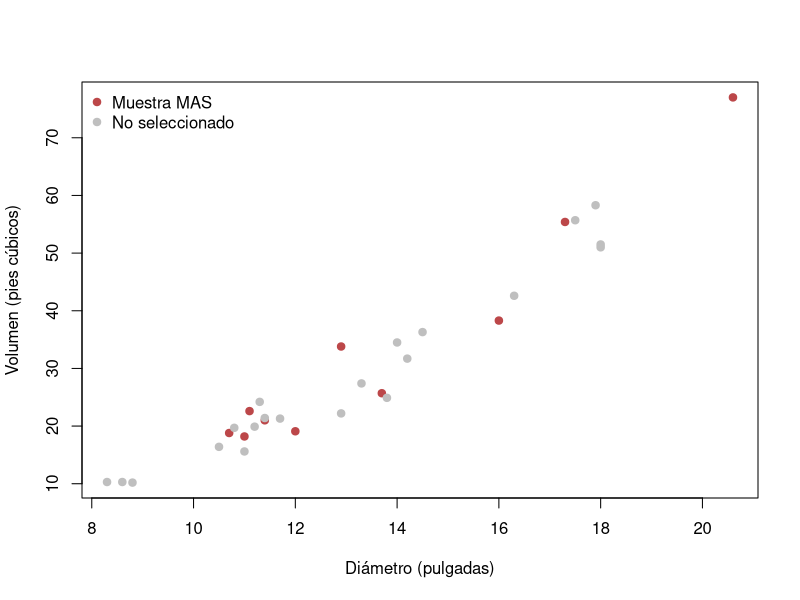
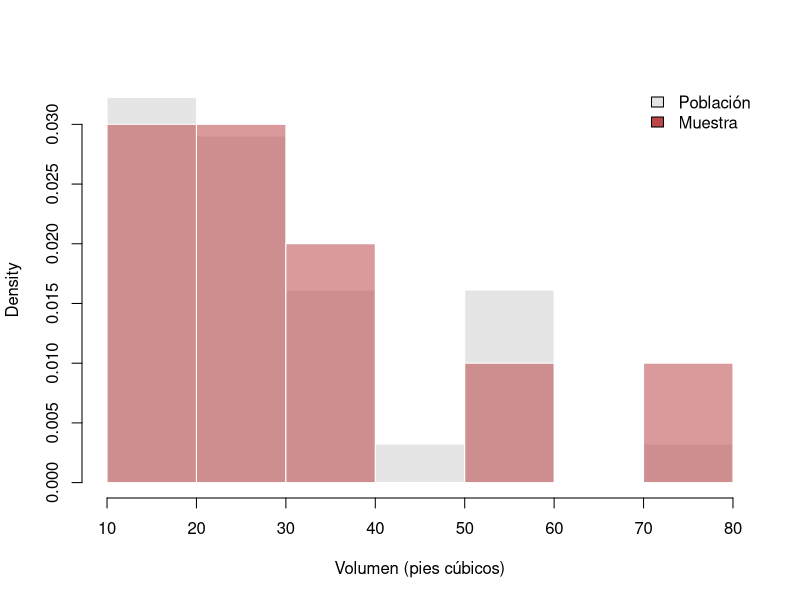
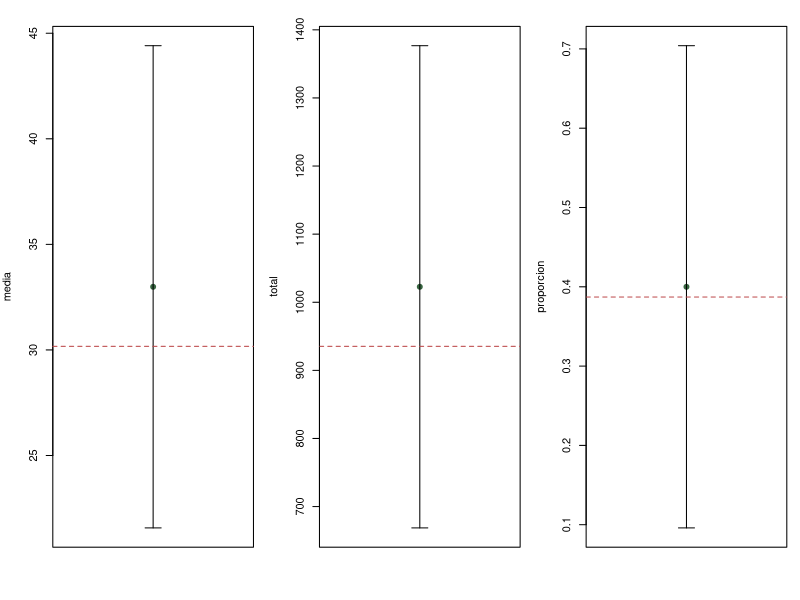
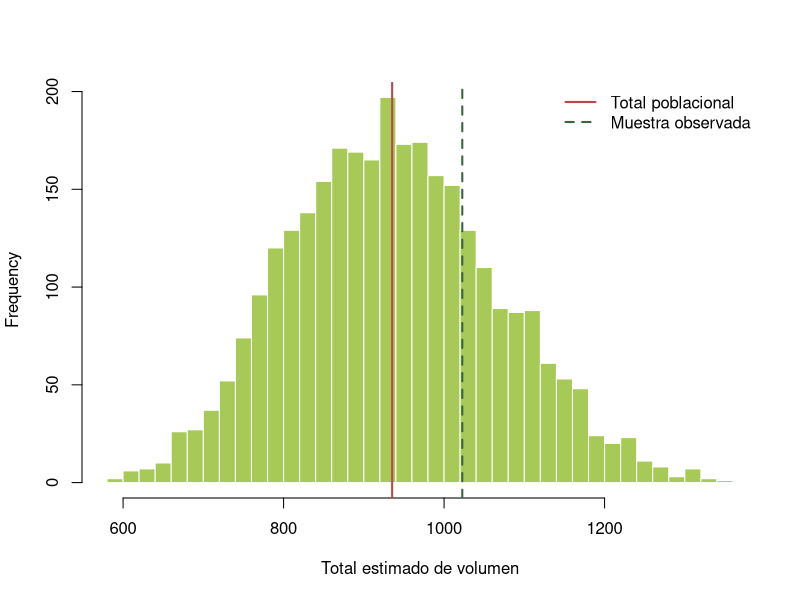
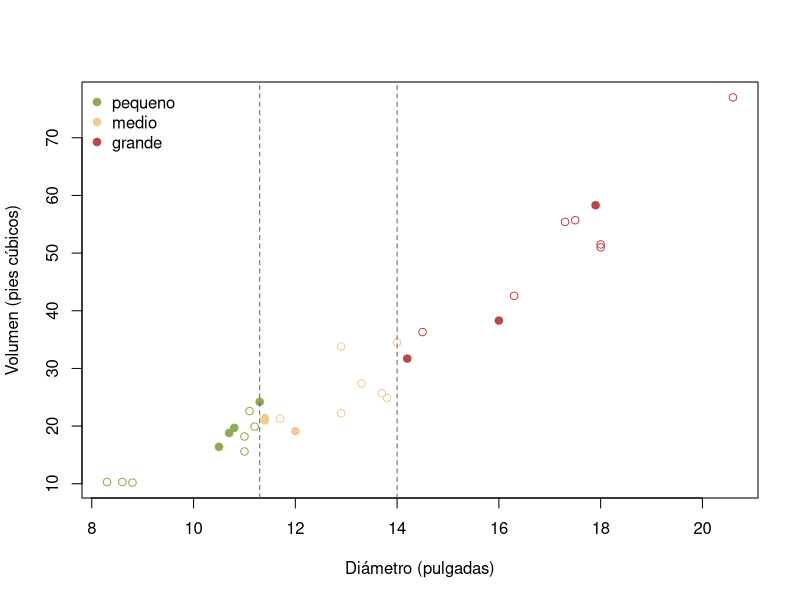
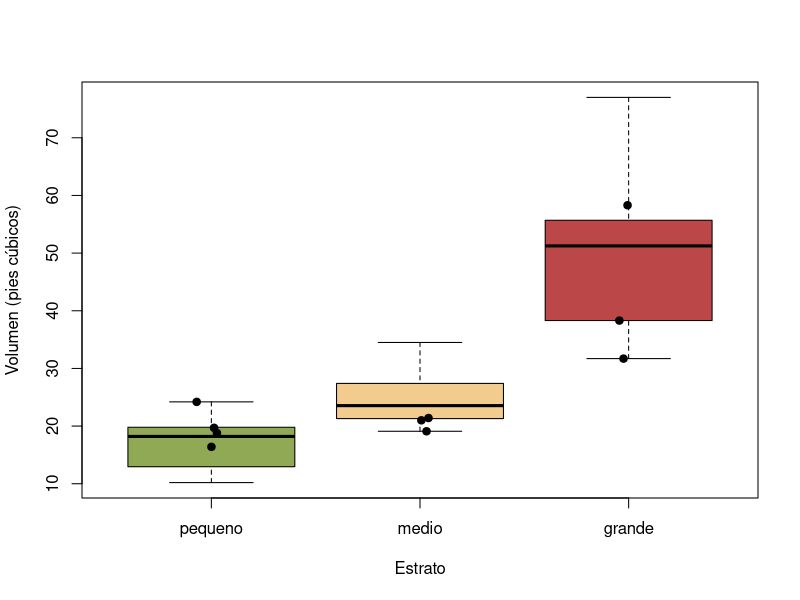
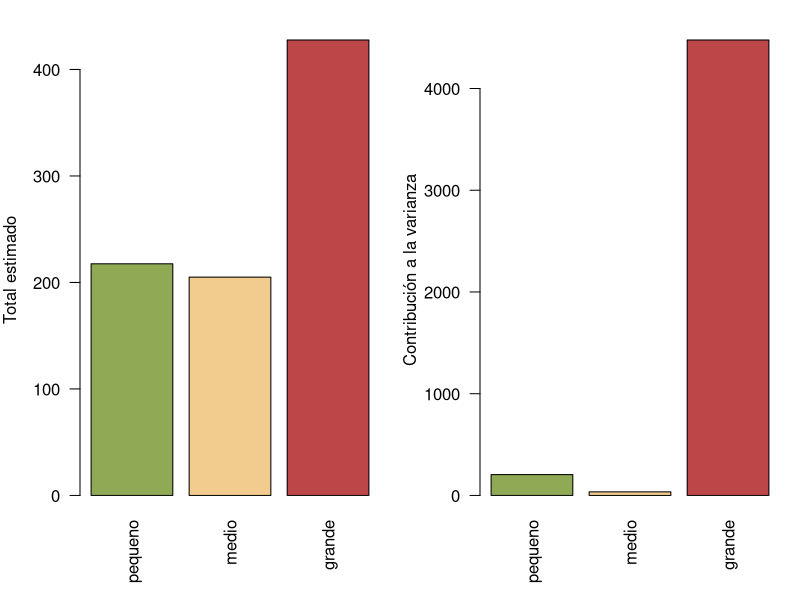
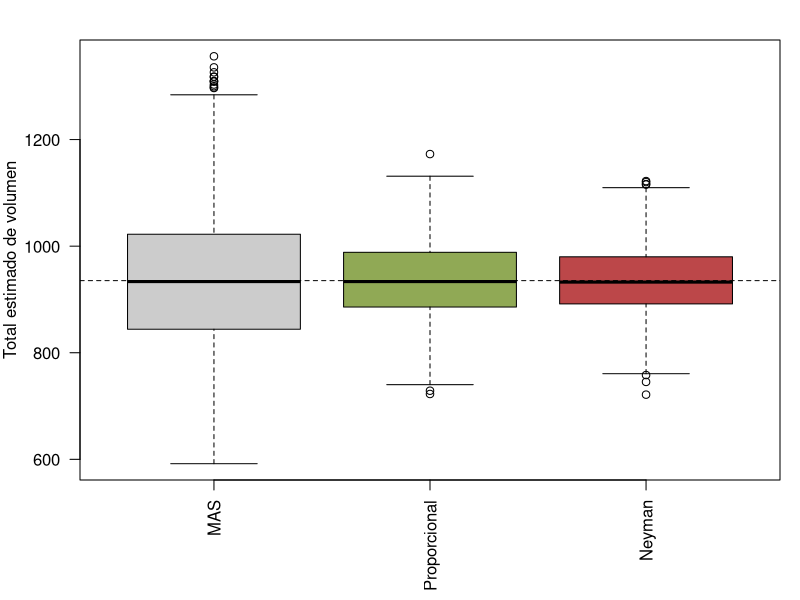

Recreate these plots in R, in order.
## ---- chunk 1
data(trees, package = "datasets")
U <- transform(trees, id = seq_len(nrow(trees)), grande = as.integer(Volume >= 30), x_aux = Girth^2 * Height)
N <- nrow(U)
n <- 10

# La DE poblacional describe la variabilidad entre unidades del marco. Se expresa
# con el divisor finito N-1: equivale a sd()*sqrt((N-1)/N) y no debe confundirse
# con el EE del estimador.
verdad_arboles <- c(media = mean(U$Volume), total = sum(U$Volume), proporcion = mean(U$grande), DE = sd(U$Volume) * sqrt((N - 1) / N))

data.frame(
  N = N,
  ids_unicos = length(unique(U$id)),
  faltantes = sum(is.na(U)),
  duplicados = sum(duplicated(trees)),
  valores_no_positivos = sum(U[c("Girth", "Height", "Volume")] <= 0),
  correlacion_auxiliar = cor(U$x_aux, U$Volume)
)
round(verdad_arboles, 3)
## ---- chunk 2
set.seed(2201)
ids_mas <- sample(U$id, n)
s_mas <- U[match(ids_mas, U$id), ]

est_mas <- c(
  media = mean(s_mas$Volume),
  total = N * mean(s_mas$Volume),
  proporcion = mean(s_mas$grande),
  DE = sd(s_mas$Volume)
)
se_mas <- c(
  media = sqrt((1 - n / N) * var(s_mas$Volume) / n),
  total = N * sqrt((1 - n / N) * var(s_mas$Volume) / n),
  proporcion = sqrt((1 - n / N) * var(s_mas$grande) / n)
)
t_mas <- qt(0.975, n - 1) # t de student (valor crítico) con n-1=9 grados de libertad
ic_mas <- cbind(
  LI = est_mas[c("media", "total", "proporcion")] - t_mas * se_mas,
  LS = est_mas[c("media", "total", "proporcion")] + t_mas * se_mas
)
ic_mas["proporcion", ] <- pmin(1, pmax(0, ic_mas["proporcion", ])) 

round(cbind(
  estimacion = est_mas[c("media", "total", "proporcion")],
  EE = se_mas,
  ic_mas
), 3)
round(est_mas["DE"], 3)
## ---- chunk 3
#| label: fig-mas-seleccion
#| fig-cap: "Población finita de árboles y muestra aleatoria simple seleccionada."
col_mas <- ifelse(U$id %in% ids_mas, "#bc4749", "grey75")
plot(U$Girth, U$Volume, pch = 19, col = col_mas,
     xlab = "Diámetro (pulgadas)", ylab = "Volumen (pies cúbicos)")
legend("topleft", c("Muestra MAS", "No seleccionado"), pch = 19,
       col = c("#bc4749", "grey75"), bty = "n")
## ---- chunk 4
#| label: fig-mas-distribucion
#| fig-cap: "Distribución del volumen en la población y en la muestra MAS."
breaks_v <- pretty(range(U$Volume), n = 7)
hist(U$Volume, breaks = breaks_v, freq = FALSE, col = "grey90",
     border = "white", xlab = "Volumen (pies cúbicos)", main = "")
hist(s_mas$Volume, breaks = breaks_v, freq = FALSE, add = TRUE,
     col = adjustcolor("#bc4749", 0.55), border = "white")
legend("topright", c("Población", "Muestra"), fill = c("grey90", "#bc4749"),
       bty = "n")
## ---- chunk 5
#| label: fig-mas-intervalos
#| fig-cap: "Estimaciones MAS e intervalos del 95% frente a los valores de la población finita."
op <- par(mfrow = c(1, 3), mar = c(4, 4, 2, 1))
for (j in seq_along(se_mas)) {
  nombre <- names(se_mas)[j]
  plot(1, est_mas[nombre], ylim = range(c(ic_mas[nombre, ],
       verdad_arboles[nombre])), xaxt = "n", xlab = "", ylab = nombre,
       pch = 19, col = "#386641")
  arrows(1, ic_mas[nombre, 1], 1, ic_mas[nombre, 2], angle = 90,
         code = 3, length = 0.08)
  abline(h = verdad_arboles[nombre], lty = 2, col = "#bc4749")
}
par(op)
## ---- chunk 6
set.seed(2202)
B <- 3000
rep_mas <- t(replicate(B, {
  z <- U[sample.int(N, n), ]
  est <- c(media = mean(z$Volume), total = N * mean(z$Volume),
           proporcion = mean(z$grande))
  se <- c(media = sqrt((1 - n / N) * var(z$Volume) / n),
          total = N * sqrt((1 - n / N) * var(z$Volume) / n),
          proporcion = sqrt((1 - n / N) * var(z$grande) / n))
  c(est,
    se_media = unname(se["media"]),
    se_total = unname(se["total"]),
    se_proporcion = unname(se["proporcion"]),
    cubre_media = unname(abs(est["media"] - verdad_arboles["media"]) <=
      t_mas * se["media"]),
    cubre_total = unname(abs(est["total"] - verdad_arboles["total"]) <=
      t_mas * se["total"]),
    cubre_proporcion = unname(abs(est["proporcion"] - verdad_arboles["proporcion"]) <=
      t_mas * se["proporcion"]))
}))

metricas_repeticion <- function(x, verdad) c(
  sesgo = mean(x - verdad),
  DE_empirica = sd(x),
  RMSE = sqrt(mean((x - verdad)^2))
)

# Cada repetición guarda también su error estándar y si su intervalo cubre el
# valor verdadero; así se suma el SE medio y la cobertura al diagnóstico.
metricas_repeticion_ic <- function(est, se, cubre, verdad) c(
  sesgo = mean(est - verdad),
  DE_empirica = sd(est),
  SE_medio = mean(se),
  RMSE = sqrt(mean((est - verdad)^2)),
  cobertura = mean(cubre)
)
rbind(
  media = metricas_repeticion_ic(rep_mas[, "media"], rep_mas[, "se_media"],
      rep_mas[, "cubre_media"], verdad_arboles["media"]),
  total = metricas_repeticion_ic(rep_mas[, "total"], rep_mas[, "se_total"],
      rep_mas[, "cubre_total"], verdad_arboles["total"]),
  proporcion = metricas_repeticion_ic(rep_mas[, "proporcion"],
      rep_mas[, "se_proporcion"], rep_mas[, "cubre_proporcion"],
      verdad_arboles["proporcion"])
)
## ---- chunk 7
#| label: fig-mas-repeticion
#| fig-cap: "Distribución del total estimado al repetir el MAS 3000 veces."
hist(rep_mas[, "total"], breaks = 30, col = "#a7c957", border = "white",
     xlab = "Total estimado de volumen", main = "")
abline(v = verdad_arboles["total"], col = "#bc4749", lwd = 2)
abline(v = est_mas["total"], col = "#386641", lwd = 2, lty = 2)
legend("topright", c("Total poblacional", "Muestra observada"),
       col = c("#bc4749", "#386641"), lty = c(1, 2), lwd = 2, bty = "n")
## ---- chunk 8
n_grid <- c(5, 8, 10, 15, 20, 25)
precision_mas <- data.frame(
  n = n_grid,
  EE_media = sqrt((1 - n_grid / N) * var(U$Volume) / n_grid)
)
precision_mas$semiamplitud_95 <- qt(0.975, precision_mas$n - 1) *
  precision_mas$EE_media
precision_mas
## ---- chunk 9
cortes <- c(8.3, 11.3, 14.0, 20.6)
U$estrato <- cut(U$Girth, cortes, include.lowest = TRUE,
                 labels = c("pequeno", "medio", "grande"))
Nh <- table(U$estrato)
n_total <- 10

asignar_enteros <- function(pesos, n_total, minimo = 2) {
  a <- rep(minimo, length(pesos)); names(a) <- names(pesos)
  faltan <- n_total - sum(a)
  if (faltan > 0) {
    cuota <- faltan * pesos / sum(pesos)
    a <- a + floor(cuota)
    resto <- n_total - sum(a)
    if (resto > 0) {
      fraccion <- cuota - floor(cuota)
      idx <- order(fraccion, decreasing = TRUE)[seq_len(resto)]
      a[idx] <- a[idx] + 1
    }
  }
  a
}

# Asignación proporcional: n_h ≈ n·N_h/N
nh <- asignar_enteros(as.numeric(Nh), n_total)
names(nh) <- names(Nh)
# Asignación de Neyman: n_h ∝ N_h·S_h (referencia; exigiría S_h previa)
S_h <- tapply(U$Volume, U$estrato, sd)
nh_neyman <- asignar_enteros(as.numeric(Nh) * S_h, n_total)
names(nh_neyman) <- names(Nh)
round(rbind(proporcional = nh, Neyman_referencia = nh_neyman, poblacion = Nh), 0)

set.seed(2203)
ids_st <- unlist(lapply(names(nh), function(h) {
  sample(U$id[U$estrato == h], nh[h])
}))
s_st <- U[match(ids_st, U$id), ]
table(poblacion = U$estrato)
table(muestra = s_st$estrato)
## ---- chunk 10
estimar_st <- function(datos, variable, Nh, nh) {
  por_h <- lapply(names(nh), function(h) {
    z <- datos[as.character(datos$estrato) == h, variable]
    N_h <- unname(Nh[h])
    n_h <- unname(nh[h])
    c(total = N_h * mean(z),
      var_total = N_h^2 * (1 - n_h / N_h) * var(z) / n_h)
  })
  por_h <- do.call(rbind, por_h)
  c(total = sum(por_h[, "total"]), var_total = sum(por_h[, "var_total"]))
}

st_y <- estimar_st(s_st, "Volume", Nh, nh)
st_y2 <- estimar_st(transform(s_st, Volume2 = Volume^2), "Volume2", Nh, nh)
st_p <- estimar_st(s_st, "grande", Nh, nh)
S2_st <- (st_y2["total"] -
            (st_y["total"]^2 - st_y["var_total"]) / N) / (N - 1)

est_st <- c(media = unname(st_y["total"] / N),
            total = unname(st_y["total"]),
            proporcion = unname(st_p["total"] / N),
            DE = sqrt(max(0, S2_st)))
se_st <- c(media = unname(sqrt(st_y["var_total"]) / N),
           total = unname(sqrt(st_y["var_total"])),
           proporcion = unname(sqrt(st_p["var_total"]) / N))
t_st <- qt(0.975, n - length(nh))
ic_st <- cbind(LI = est_st[names(se_st)] - t_st * se_st,
               LS = est_st[names(se_st)] + t_st * se_st)
ic_st["proporcion", ] <- pmin(1, pmax(0, ic_st["proporcion", ]))
round(cbind(estimacion = est_st[names(se_st)], EE = se_st, ic_st), 3)
round(est_st["DE"], 3)
## ---- chunk 11
#| label: fig-st-estratos
#| fig-cap: "Estratos de diámetro definidos en el marco y árboles seleccionados dentro de cada estrato."
cols_h <- c(pequeno = "#90a955", medio = "#f2cc8f", grande = "#bc4749")
plot(U$Girth, U$Volume, pch = ifelse(U$id %in% ids_st, 19, 1),
     col = cols_h[as.character(U$estrato)],
     xlab = "Diámetro (pulgadas)", ylab = "Volumen (pies cúbicos)")
abline(v = cortes[2:3], lty = 2, col = "grey40")
legend("topleft", names(cols_h), col = cols_h, pch = 19, bty = "n")
## ---- chunk 12
#| label: fig-st-distribucion
#| fig-cap: "Volumen poblacional por estrato y valores observados en la muestra."
boxplot(Volume ~ estrato, data = U, col = unname(cols_h),
        xlab = "Estrato", ylab = "Volumen (pies cúbicos)")
stripchart(Volume ~ estrato, data = s_st, vertical = TRUE, add = TRUE,
           pch = 19, col = "black", method = "jitter")
## ---- chunk 13
#| label: fig-st-componentes
#| fig-cap: "Contribución estimada de cada estrato al total y a la varianza del total."
componentes_st <- do.call(rbind, lapply(names(nh), function(h) {
  z <- s_st[as.character(s_st$estrato) == h, ]
  N_h <- unname(Nh[h]); n_h <- unname(nh[h])
  data.frame(estrato = h,
             total = N_h * mean(z$Volume),
             varianza = N_h^2 * (1 - n_h / N_h) * var(z$Volume) / n_h)
}))
op <- par(mfrow = c(1, 2), mar = c(5, 4, 2, 1))
barplot(componentes_st$total, names.arg = componentes_st$estrato,
        col = cols_h[componentes_st$estrato], las = 2, ylab = "Total estimado")
barplot(componentes_st$varianza, names.arg = componentes_st$estrato,
        col = cols_h[componentes_st$estrato], las = 2,
        ylab = "Contribución a la varianza")
par(op)
## ---- chunk 14
nh_prop <- asignar_enteros(as.numeric(Nh), n); names(nh_prop) <- names(Nh)
S_h_censal <- tapply(U$Volume, U$estrato, sd)
nh_neyman <- asignar_enteros(as.numeric(Nh) * S_h_censal, n)
names(nh_neyman) <- names(Nh)
rbind(proporcional = nh_prop, Neyman_retrospectiva = nh_neyman)

una_st <- function(nh_local) {
  ids <- unlist(lapply(names(nh_local), function(h) {
    sample(U$id[U$estrato == h], nh_local[h])
  }))
  z <- U[match(ids, U$id), ]
  estimar_st(z, "Volume", Nh, nh_local)["total"]
}

set.seed(2204)
rep_st <- cbind(
  proporcional = replicate(B, una_st(nh_prop)),
  Neyman = replicate(B, una_st(nh_neyman))
)
metricas_st <- rbind(
  MAS = metricas_repeticion(rep_mas[, "total"], verdad_arboles["total"]),
  proporcional = metricas_repeticion(rep_st[, "proporcional"],
                                     verdad_arboles["total"]),
  Neyman_retrospectiva = metricas_repeticion(rep_st[, "Neyman"],
                                             verdad_arboles["total"])
)
round(metricas_st, 3)
## ---- chunk 15
#| label: fig-st-repeticion
#| fig-cap: "Distribuciones del total estimado con MAS y dos asignaciones estratificadas."
op_fig <- par(mar = c(6, 4, 2, 1))
boxplot(list(MAS = rep_mas[, "total"],
             proporcional = rep_st[, "proporcional"],
             Neyman = rep_st[, "Neyman"]),
        col = c("grey80", "#90a955", "#bc4749"),
        ylab = "Total estimado de volumen", las = 2, cex.names = 0.9,
        names = c("MAS", "Proporcional", "Neyman"))
abline(h = verdad_arboles["total"], lty = 2)
par(op_fig)
## ---- chunk 16
Uo <- U[order(U$Girth, U$id), ]
seleccion_sistematica <- function(arranque, n = 10, N = nrow(Uo)) {
  desplazamientos <- floor((0:(n - 1)) * N / n)
  ((arranque - 1 + desplazamientos) %% N) + 1
}

set.seed(2205)
arranque <- sample.int(N, 1)
pos_sys <- seleccion_sistematica(arranque, n, N)
s_sys <- Uo[pos_sys, ]
est_sys <- c(
  media = mean(s_sys$Volume),
  total = N * mean(s_sys$Volume),
  proporcion = mean(s_sys$grande),
  DE = sd(s_sys$Volume)
)
c(arranque = arranque, ids = paste(s_sys$id, collapse = ", "))
round(est_sys, 3)
## ---- chunk 17
#| label: fig-sys-secuencia
#| fig-cap: "Volumen en el marco ordenado por diámetro y posiciones de la secuencia sistemática."
plot(seq_len(N), Uo$Volume, type = "b", pch = 1, col = "grey55",
     xlab = "Posición en el marco ordenado", ylab = "Volumen (pies cúbicos)")
points(pos_sys, Uo$Volume[pos_sys], pch = 19, col = "#bc4749", cex = 1.2)
## ---- chunk 18
#| label: fig-sys-cobertura
#| fig-cap: "Posiciones cubiertas por la muestra sistemática y por la realización MAS en el mismo orden."
pos_mas_orden <- match(ids_mas, Uo$id)
par(mar = c(5, 6, 2, 1))
plot(c(1, N), c(0.7, 2.3), type = "n", yaxt = "n",
     xlab = "Posición en el marco", ylab = "Diseño", cex.lab = 1.1)
axis(2, at = c(1, 2), labels = c("MAS", "Sistemático"), las = 1, cex.axis = 0.95)
points(pos_mas_orden, rep(1, n), pch = 19, col = "grey35")
points(pos_sys, rep(2, n), pch = 19, col = "#386641")
segments(pos_sys, 1.85, pos_sys, 2.15, col = adjustcolor("#386641", 0.45))
## ---- chunk 19
todos_sys <- t(vapply(seq_len(N), function(a) {
  z <- Uo[seleccion_sistematica(a, n, N), ]
  c(media = mean(z$Volume), total = N * mean(z$Volume),
    proporcion = mean(z$grande))
}, numeric(3)))
de_diseno_exacta <- function(x) sqrt(mean((x - mean(x))^2))
se_sys_diseno <- apply(todos_sys, 2, de_diseno_exacta)
ic_sys_referencia <- cbind(
  LI = est_sys[names(se_sys_diseno)] - 1.96 * se_sys_diseno,
  LS = est_sys[names(se_sys_diseno)] + 1.96 * se_sys_diseno
)
ic_sys_referencia["proporcion", ] <- pmin(1,
  pmax(0, ic_sys_referencia["proporcion", ]))
round(cbind(estimacion = est_sys[names(se_sys_diseno)],
            EE_diseno = se_sys_diseno, ic_sys_referencia), 3)

# Sin enumerar arranques, la única manera operativa de declarar la incertidumbre
# desde una sola secuencia es tratarla como un MAS: N*sqrt((1-n/N)*s^2/n).
se_sys_declarado <- N * sqrt((1 - n / N) * var(s_sys$Volume) / n)
c(EE_declarado_como_MAS = se_sys_declarado)
## ---- chunk 20
#| label: fig-sys-arranques
#| fig-cap: "Total estimado para cada arranque sistemático posible."
plot(seq_len(N), todos_sys[, "total"], type = "h", lwd = 3,
     col = "#6a994e", xlab = "Arranque", ylab = "Total estimado")
points(arranque, est_sys["total"], pch = 19, col = "#bc4749", cex = 1.3)
abline(h = verdad_arboles["total"], lty = 2)
## ---- chunk 21
ordenes <- list(
  diametro = order(U$Girth, U$id),
  original = seq_len(N),
  volumen_retrospectivo = order(U$Volume, U$id)
)
sens_orden <- do.call(rbind, lapply(names(ordenes), function(nombre) {
  z <- U[ordenes[[nombre]], ]
  est <- vapply(seq_len(N), function(a) {
    N * mean(z$Volume[seleccion_sistematica(a, n, N)])
  }, 0.0)
  data.frame(orden = nombre,
             sesgo = mean(est - verdad_arboles["total"]),
             DE = de_diseno_exacta(est),
             RMSE = sqrt(mean((est - verdad_arboles["total"])^2)))
}))
sens_orden[-1] <- lapply(sens_orden[-1], round, 3)
sens_orden
## ---- chunk 22
#| label: fig-sys-orden
#| fig-cap: "RMSE del total sistemático bajo tres órdenes del marco."
etiquetas_orden <- c(diametro = "diámetro", original = "original",
                     volumen_retrospectivo = "vol. retr.")
par(mar = c(6, 5, 2, 1))
barplot(setNames(sens_orden$RMSE, etiquetas_orden[sens_orden$orden]),
        las = 1, cex.names = 0.9, cex.axis = 0.9, cex.lab = 1.1,
        col = c("#6a994e", "grey70", "#bc4749"), ylab = "RMSE")
## ---- chunk 23
data(BCI, BCI.env, package = "vegan")
Y_bci <- as.matrix(BCI)
marco_bci <- BCI.env
marco_bci$id <- seq_len(nrow(marco_bci))
marco_bci$x <- as.integer((marco_bci$UTM.EW - min(marco_bci$UTM.EW)) / 100 + 1)
marco_bci$y <- as.integer((marco_bci$UTM.NS - min(marco_bci$UTM.NS)) / 100 + 1)
marco_bci$conglomerado <- marco_bci$x
marco_bci$tallos <- rowSums(Y_bci)
marco_bci$riqueza <- vegan::specnumber(Y_bci)
marco_bci$riqueza_alta <- as.integer(marco_bci$riqueza >= 95)

M <- length(unique(marco_bci$conglomerado))
L <- as.integer(table(marco_bci$conglomerado)[1])
N_bci <- nrow(marco_bci)
m <- 4
l <- 3

data.frame(
  hectareas = N_bci,
  conglomerados = M,
  hectareas_por_conglomerado = L,
  faltantes = sum(is.na(cbind(Y_bci, marco_bci[c("x", "y")]))),
  coordenadas_duplicadas = sum(duplicated(marco_bci[c("x", "y")]))
)
## ---- chunk 24
set.seed(2206)
clusters_s <- sort(sample(seq_len(M), m))
s_cluster <- marco_bci[marco_bci$conglomerado %in% clusters_s, ]

estimar_cluster <- function(datos, variable, M, m, N_total) {
  totales <- tapply(datos[[variable]], datos$conglomerado, sum)
  est_total <- M / m * sum(totales)
  var_total <- M^2 * (1 - m / M) * var(totales) / m
  c(total = est_total, var_total = var_total, media = est_total / N_total,
    EE_media = sqrt(var_total) / N_total)
}

cl_y <- estimar_cluster(s_cluster, "tallos", M, m, N_bci)
cl_y2 <- estimar_cluster(transform(s_cluster, tallos2 = tallos^2),
                         "tallos2", M, m, N_bci)
cl_p <- estimar_cluster(s_cluster, "riqueza_alta", M, m, N_bci)
S2_cl <- (cl_y2["total"] - (cl_y["total"]^2 - cl_y["var_total"]) / N_bci) /
  (N_bci - 1)
t_cl <- qt(0.975, m - 1)
res_cl <- rbind(
  media_tallos = c(estimacion = unname(cl_y["media"]),
                   EE = unname(cl_y["EE_media"])),
  total_tallos = c(estimacion = unname(cl_y["total"]),
                   EE = unname(sqrt(cl_y["var_total"]))),
  proporcion_riqueza_alta = c(estimacion = unname(cl_p["media"]),
                              EE = unname(cl_p["EE_media"]))
)
res_cl <- cbind(res_cl, LI = res_cl[, "estimacion"] - t_cl * res_cl[, "EE"],
                LS = res_cl[, "estimacion"] + t_cl * res_cl[, "EE"])
res_cl["proporcion_riqueza_alta", c("LI", "LS")] <- pmin(1, pmax(0,
  res_cl["proporcion_riqueza_alta", c("LI", "LS")]))
round(res_cl, 3)
c(DE_tallos = sqrt(max(0, S2_cl)), conglomerados = paste(clusters_s, collapse = ","))
## ---- chunk 25
set.seed(2207)
ids_2e <- unlist(lapply(clusters_s, function(h) {
  sample(marco_bci$id[marco_bci$conglomerado == h], l)
}))
s_2e <- marco_bci[match(ids_2e, marco_bci$id), ]

estimar_2e <- function(datos, variable, M, m, L, l, N_total) {
  por_h <- lapply(split(datos[[variable]], datos$conglomerado), function(z) {
    c(total_h = L * mean(z),
      var_h = L^2 * (1 - l / L) * var(z) / l)
  })
  por_h <- do.call(rbind, por_h)
  total <- M / m * sum(por_h[, "total_h"])
  var_total <- M^2 * (1 - m / M) * var(por_h[, "total_h"]) / m +
    M / m * sum(por_h[, "var_h"])
  c(total = total, var_total = var_total, media = total / N_total,
    EE_media = sqrt(var_total) / N_total)
}

e2_y <- estimar_2e(s_2e, "tallos", M, m, L, l, N_bci)
e2_y2 <- estimar_2e(transform(s_2e, tallos2 = tallos^2), "tallos2",
                    M, m, L, l, N_bci)
e2_p <- estimar_2e(s_2e, "riqueza_alta", M, m, L, l, N_bci)
S2_2e <- (e2_y2["total"] - (e2_y["total"]^2 - e2_y["var_total"]) / N_bci) /
  (N_bci - 1)
res_2e <- rbind(
  media_tallos = c(estimacion = unname(e2_y["media"]),
                   EE = unname(e2_y["EE_media"])),
  total_tallos = c(estimacion = unname(e2_y["total"]),
                   EE = unname(sqrt(e2_y["var_total"]))),
  proporcion_riqueza_alta = c(estimacion = unname(e2_p["media"]),
                              EE = unname(e2_p["EE_media"]))
)
res_2e <- cbind(res_2e, LI = res_2e[, "estimacion"] - t_cl * res_2e[, "EE"],
                LS = res_2e[, "estimacion"] + t_cl * res_2e[, "EE"])
res_2e["proporcion_riqueza_alta", c("LI", "LS")] <- pmin(1, pmax(0,
  res_2e["proporcion_riqueza_alta", c("LI", "LS")]))
round(res_2e, 3)
c(DE_tallos = sqrt(max(0, S2_2e)), hectareas_observadas = nrow(s_2e))
## ---- chunk 26
#| label: fig-cl-mapa
#| fig-cap: "Conglomerados de cinco hectáreas, franjas seleccionadas y submuestra de segunda etapa."
cols_cluster <- ifelse(marco_bci$conglomerado %in% clusters_s, "#a7c957", "grey88")
plot(marco_bci$x, marco_bci$y, type = "n", asp = 1,
     xlab = "Este (centenas de m)", ylab = "Norte (centenas de m)")
rect(marco_bci$x - 0.45, marco_bci$y - 0.45,
     marco_bci$x + 0.45, marco_bci$y + 0.45,
     col = cols_cluster, border = "white")
points(s_2e$x, s_2e$y, pch = 19, col = "#bc4749", cex = 1.1)
legend("bottomleft", c("No seleccionada", "UP seleccionada", "Segunda etapa"),
       pch = c(15, 15, 19), pt.cex = c(2, 2, 1),
       col = c("grey80", "#a7c957", "#bc4749"), bty = "n", cex = 0.8)
## ---- chunk 27
#| label: fig-cl-totales
#| fig-cap: "Totales censales de tallos por conglomerado y franjas seleccionadas."
totales_cluster <- tapply(marco_bci$tallos, marco_bci$conglomerado, sum)
barplot(totales_cluster, col = ifelse(seq_len(M) %in% clusters_s,
        "#6a994e", "grey80"), xlab = "Conglomerado", ylab = "Total de tallos")
## ---- chunk 28
#| label: fig-cl-variacion
#| fig-cap: "Distribución de tallos por hectárea dentro de cada conglomerado."
boxplot(tallos ~ conglomerado, data = marco_bci,
        col = ifelse(seq_len(M) %in% clusters_s, "#a7c957", "grey90"),
        xlab = "Conglomerado", ylab = "Tallos por hectárea")
stripchart(tallos ~ conglomerado, data = marco_bci, vertical = TRUE,
           method = "jitter", add = TRUE, pch = 16, cex = 0.55, col = "grey30")
## ---- chunk 29
medias_cluster <- tapply(marco_bci$tallos, marco_bci$conglomerado, mean)
MS_entre <- L * var(medias_cluster)
MS_dentro <- mean(tapply(marco_bci$tallos, marco_bci$conglomerado, var))
rho <- (MS_entre - MS_dentro) / (MS_entre + (L - 1) * MS_dentro)
DEFF <- 1 + (L - 1) * rho
c(ICC = rho, DEFF_aproximado = DEFF,
  n_efectivo_aproximado_20 = 20 / DEFF)
## ---- chunk 30
una_cluster <- function() {
  hs <- sample(seq_len(M), m)
  z <- marco_bci[marco_bci$conglomerado %in% hs, ]
  estimar_cluster(z, "tallos", M, m, N_bci)["media"]
}
una_2e <- function() {
  hs <- sample(seq_len(M), m)
  ids <- unlist(lapply(hs, function(h) {
    sample(marco_bci$id[marco_bci$conglomerado == h], l)
  }))
  z <- marco_bci[match(ids, marco_bci$id), ]
  estimar_2e(z, "tallos", M, m, L, l, N_bci)["media"]
}

set.seed(2208)
B_bci <- 2000
rep_bci <- cbind(
  MAS_20 = replicate(B_bci, mean(sample(marco_bci$tallos, 20))),
  conglomerados_20 = replicate(B_bci, una_cluster()),
  MAS_12 = replicate(B_bci, mean(sample(marco_bci$tallos, 12))),
  dos_etapas_12 = replicate(B_bci, una_2e())
)
verdad_bci <- mean(marco_bci$tallos)
round(t(vapply(as.data.frame(rep_bci), metricas_repeticion,
               numeric(3), verdad = verdad_bci)), 3)

# DEFF empírico: cuánto más varía el diseño de conglomerados que un MAS del
# mismo esfuerzo. Se compara con el predicho por la ICC (DEFF, calculado antes).
DEFF_empirico <- var(rep_bci[, "conglomerados_20"]) / var(rep_bci[, "MAS_20"])
c(DEFF_predicho = as.numeric(DEFF), DEFF_empirico = DEFF_empirico)
## ---- chunk 31
#| label: fig-cl-repeticion
#| fig-cap: "Distribuciones de la media de tallos bajo MAS, conglomerados y dos etapas."
par(mar = c(9, 5, 2, 1))
boxplot(as.data.frame(rep_bci), col = c("grey80", "#6a994e", "grey65", "#bc4749"),
        las = 2, cex.names = 0.85, cex.axis = 0.9, cex.lab = 1.1,
        ylab = "Media estimada de tallos por hectárea")
abline(h = verdad_bci, lty = 2)
## ---- chunk 32
X_aux <- sum(U$x_aux)
Rhat <- sum(s_mas$Volume) / sum(s_mas$x_aux)
Y_razon <- Rhat * X_aux
e_razon <- s_mas$Volume - Rhat * s_mas$x_aux
SE_razon <- N * sqrt((1 - n / N) * var(e_razon) / n)
IC_razon <- Y_razon + c(-1, 1) * t_mas * SE_razon

b_reg <- cov(s_mas$x_aux, s_mas$Volume) / var(s_mas$x_aux)
Y_reg <- N * (mean(s_mas$Volume) +
  b_reg * (mean(U$x_aux) - mean(s_mas$x_aux)))
e_reg <- s_mas$Volume - (coef(lm(Volume ~ x_aux, data = s_mas))[1] +
  b_reg * s_mas$x_aux)
SE_reg <- N * sqrt((1 - n / N) * var(e_reg) / n)

round(rbind(
  MAS = c(total = unname(est_mas["total"]), EE = unname(se_mas["total"]),
          LI = ic_mas["total", "LI"], LS = ic_mas["total", "LS"]),
  razon = c(total = Y_razon, EE = SE_razon, LI = IC_razon[1], LS = IC_razon[2]),
  regresion = c(total = Y_reg, EE = SE_reg,
                LI = Y_reg - t_mas * SE_reg, LS = Y_reg + t_mas * SE_reg)
), 2)
## ---- chunk 33
#| label: fig-razon-relacion
#| fig-cap: "Volumen y auxiliar geométrico con ajustes de razón y regresión en la muestra MAS."
plot(U$x_aux, U$Volume, pch = 1, col = "grey55",
     xlab = expression(Diametro^2 %*% altura), ylab = "Volumen (pies cúbicos)")
points(s_mas$x_aux, s_mas$Volume, pch = 19, col = "#bc4749")
abline(a = 0, b = Rhat, col = "#386641", lwd = 2)
abline(lm(Volume ~ x_aux, data = s_mas), col = "#457b9d", lwd = 2, lty = 2)
legend("topleft", c("Razón", "Regresión"), col = c("#386641", "#457b9d"),
       lty = c(1, 2), lwd = 2, bty = "n")
## ---- chunk 34
#| label: fig-razon-residuos
#| fig-cap: "Residuos del estimador de razón frente al auxiliar."
plot(s_mas$x_aux, e_razon, pch = 19, col = "#386641",
     xlab = expression(Diametro^2 %*% altura), ylab = "Residuo de razón")
abline(h = 0, lty = 2)
lines(lowess(s_mas$x_aux, e_razon), col = "#bc4749", lwd = 2)
## ---- chunk 35
set.seed(2209)
rep_aux <- t(replicate(B, {
  z <- U[sample.int(N, n), ]
  r <- sum(z$Volume) / sum(z$x_aux)
  b <- cov(z$x_aux, z$Volume) / var(z$x_aux)
  c(MAS = N * mean(z$Volume),
    razon = r * X_aux,
    regresion = N * (mean(z$Volume) + b * (mean(U$x_aux) - mean(z$x_aux))))
}))
metricas_aux <- t(vapply(as.data.frame(rep_aux), metricas_repeticion,
                         numeric(3), verdad = verdad_arboles["total"]))
round(metricas_aux, 3)
## ---- chunk 36
#| label: fig-razon-repeticion
#| fig-cap: "Distribuciones del total estimado mediante MAS, razón y regresión."
boxplot(as.data.frame(rep_aux), col = c("grey80", "#6a994e", "#457b9d"),
        ylab = "Total estimado de volumen")
abline(h = verdad_arboles["total"], lty = 2)
## ---- chunk 37
#| label: fig-razon-metricas
#| fig-cap: "Sesgo absoluto y RMSE de los estimadores evaluados por repetición."
op <- par(mfrow = c(1, 2), mar = c(5, 4, 2, 1))
barplot(abs(metricas_aux[, "sesgo"]), names.arg = rownames(metricas_aux),
        col = "#bc4749", las = 2, ylab = "Sesgo absoluto")
barplot(metricas_aux[, "RMSE"], names.arg = rownames(metricas_aux),
        col = "#386641", las = 2, ylab = "RMSE")
par(op)
## ---- chunk 38
comparacion_arboles <- rbind(
  MAS = c(estimacion = unname(est_mas["total"]),
          EE = unname(se_mas["total"]),
          sesgo_empirico = metricas_st["MAS", "sesgo"],
          DE_empirica = metricas_st["MAS", "DE_empirica"],
          RMSE = metricas_st["MAS", "RMSE"]),
  estratificado = c(estimacion = unname(est_st["total"]),
                    EE = unname(se_st["total"]),
                    sesgo_empirico = metricas_st["proporcional", "sesgo"],
                    DE_empirica = metricas_st["proporcional", "DE_empirica"],
                    RMSE = metricas_st["proporcional", "RMSE"]),
  sistematico = c(estimacion = unname(est_sys["total"]),
                  EE = unname(se_sys_diseno["total"]),
                  metricas_repeticion(todos_sys[, "total"],
                                      verdad_arboles["total"])),
  razon = c(estimacion = Y_razon, EE = SE_razon,
            sesgo_empirico = metricas_aux["razon", "sesgo"],
            DE_empirica = metricas_aux["razon", "DE_empirica"],
            RMSE = metricas_aux["razon", "RMSE"])
)
round(comparacion_arboles, 3)
## ---- chunk 39
list(
  archivos = c("datasets::trees", "vegan::BCI", "vegan::BCI.env"),
  version_vegan = as.character(packageVersion("vegan")),
  version_R = R.version.string,
  estimandos_arboles = names(verdad_arboles),
  umbral_volumen = 30,
  umbral_riqueza = 95,
  ids_MAS = sort(ids_mas),
  ids_estratificados = sort(ids_st),
  arranque_sistematico = arranque,
  conglomerados_BCI = clusters_s,
  ids_segunda_etapa = sort(ids_2e)
)
sessionInfo()
